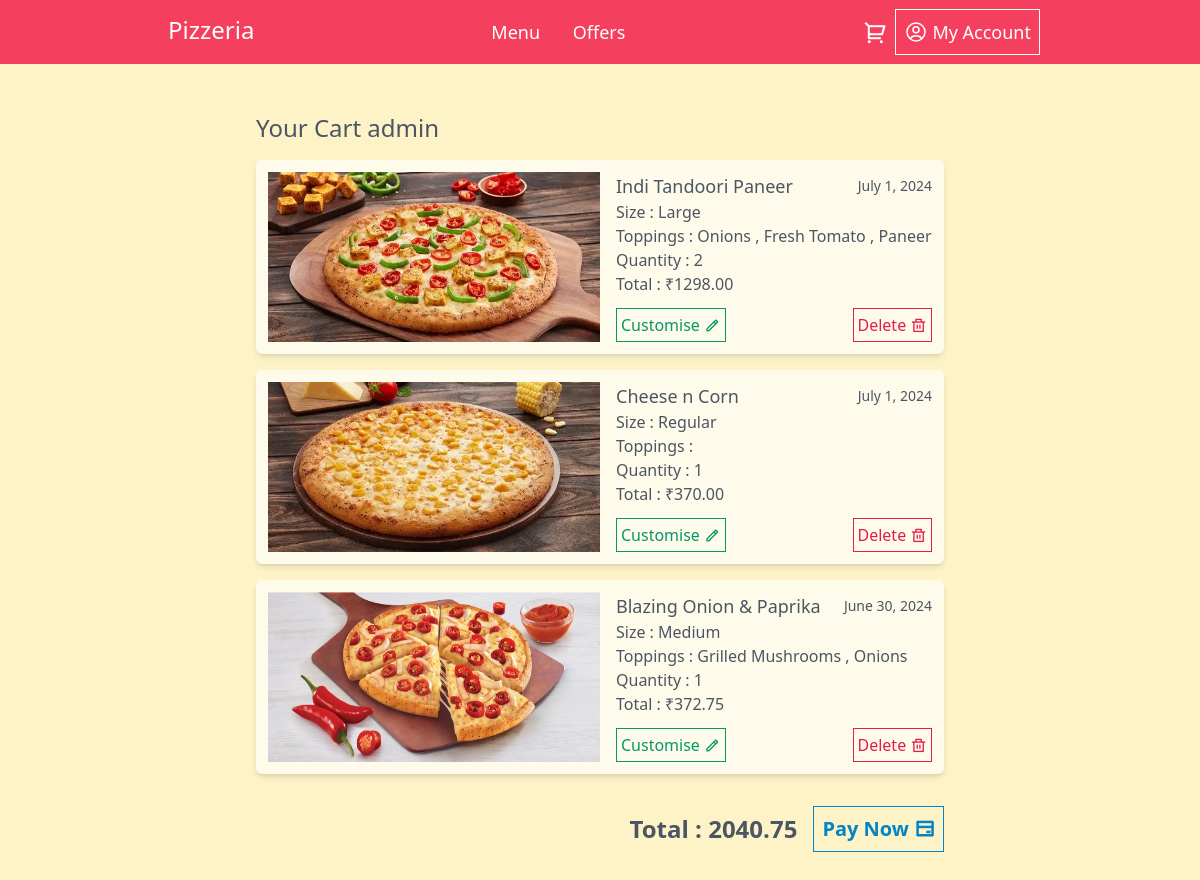
The page /cart_view/ (signed in) on the database as committed earlier.
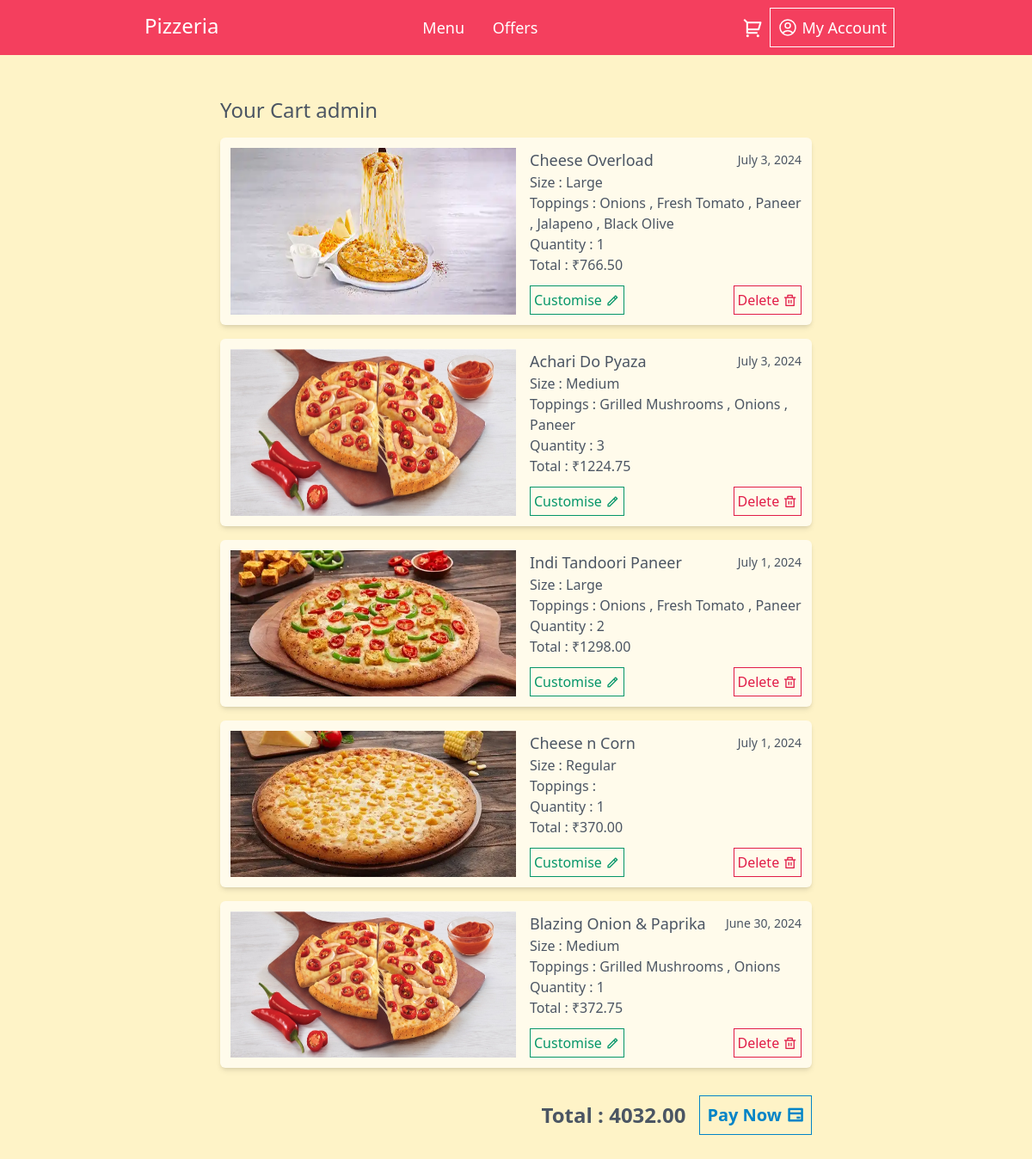
The same page on the database as committed later.
### orders/models.py (models this page shows)
class BaseModel(models.Model):
    uid = models.UUIDField(default=uuid.uuid4, editable=False, primary_key=True)
    created_at = models.DateTimeField(default=timezone.now)
    updated_at = models.DateTimeField(default=timezone.now)
    class Meta:
        abstract = True

class OrderItem(BaseModel):
    order = models.ForeignKey(CustomerOrder, related_name='items', on_delete=models.CASCADE)
    pizza = models.ForeignKey(Pizza, on_delete=models.CASCADE)
    size = models.ForeignKey(Size, on_delete=models.CASCADE)
    topping = models.ManyToManyField(Topping, blank=True)
    quantity = models.PositiveIntegerField()
    price = models.DecimalField(max_digits=7, decimal_places=2)

class Pizza(BaseModel):
    CATEGORY_CHOICE = [
        ('Veg', 'Veg'), ('Non-Veg', 'Non-Veg')
    ]
    name = models.CharField(max_length=100)
    description = models.TextField()
    pizza_image = models.ImageField(upload_to="pizza_image/", null=True)
    category = models.CharField(max_length=20, choices=CATEGORY_CHOICE)
    price = models.DecimalField(max_digits=6, decimal_places=2)
    available = models.BooleanField(default=True)

class Size(BaseModel):
    size = models.CharField(max_length=20)
    slices = models.PositiveIntegerField(null=True)
    price = models.DecimalField(max_digits=5, decimal_places=2)

class Topping(models.Model):
    CATEGORY_CHOICE = [
        ('Veg', 'Veg'), ('Non-Veg', 'Non-Veg')
    ]
    topping_name = models.CharField(max_length=100)
    price = models.DecimalField(max_digits=5, decimal_places=2)
    category = models.CharField(max_length=20, choices=CATEGORY_CHOICE, null=True)

class CustomerOrder(BaseModel):
    STATUS_CHOICES = [
        ('Pending', 'Pending'), ('Completed', 'Completed')
    ]
    user = models.ForeignKey(User, null=True, blank=True, on_delete=models.SET_NULL)
    status = models.CharField(max_length=20, choices=STATUS_CHOICES, default='Pending')
    payment_request_id = models.CharField(max_length=255, blank=True, null=True)
    item_in_cart = models.IntegerField(blank=True, null=True)
    total_amount = models.DecimalField(max_digits=8, decimal_places=2, null=True)

### orders/views.py (the view)
# urls.py: path('cart_view/', cart_view, name='cart_view'),
def cart_view(request):
    customer_orders = CustomerOrder.objects.filter(user = request.user, status = 'Pending').first()
    order_count = OrderItem.objects.filter(order=customer_orders).count()
    select_size = Size.objects.all()
    select_veg_top = Topping.objects.filter(category='Veg')
    select_non_top = Topping.objects.filter(category='Non-Veg')
    if customer_orders:
        items = OrderItem.objects.filter(order = customer_orders).order_by('-created_at')
        order_total = sum(item.price for item in items)
        customer_orders.total_amount = order_total
        customer_orders.item_in_cart = order_count
        customer_orders.save()
    else:
        items = []
        order_total = 0
    return render(request, 'cart.html', {'items':items, 'order_total':order_total, 'select_size':select_size, 'select_veg_top':select_veg_top, 'select_non_top':select_non_top})

### templates/cart.html (shortened to what this page needs)
{% extends 'base.html' %}
{% block main %}
<div class="lg:mx-56">
    <h2 class="text-2xl font-medium text-gray-600">Your Cart {{ request.user }}</h2>
    {% if items %}
        {% for item in items %}
            <div class="bg-amber-50 p-3 rounded-md my-4 shadow-md">
                <div class="grid md:grid-cols-2 space-x-4">
                    <div class="">
                        <img src="{{ item.pizza.pizza_image.url }}" class="h-full w-full" alt="">
                    </div>
                    <div class="mt-2 md:my-0">
                        <div class="text-gray-600 font-medium">
                            <div class="flex items-center justify-between">
                                <h3 class="text-lg">{{ item.pizza.name }}</h3>
                                <h3 class="text-sm">{{ item.created_at|date:"F j, Y"}}</h3>
                            </div>
                            <div id="saved-{{item.uid}}" class="">
                                <h3>Size : {{ item.size.size }}</h3>
                                <h3>Toppings :
                                    {% for top in item.topping.all %}
                                        {{ top.topping_name }}
                                        {% if not forloop.last %}, {% endif %}
                                    {% endfor %}
                                </h3>
                                <h3>Quantity : {{ item.quantity }}</h3>
                                <h3>Total : ₹{{ item.price }}</h3>
                            </div>
                        </div>
                        <div class="mt-3 flex items-center justify-between">
                            <a href="{% url 'customize_cart' item.uid %}" id="customizeBtn-{{item.uid}}" class="border p-1 border-emerald-600 text-emerald-600 hover:bg-emerald-600 hover:text-white" >Customise <i class="ri-pencil-line"></i> </a>
                            <a href="{% url 'delete_cart_item' item.uid %}" class="border p-1 border-rose-600 text-rose-600 hover:bg-rose-600 hover:text-white" >Delete <i class="ri-delete-bin-line"></i> </a>
                        </div>
                    </div>
                </div>
            </div>
            {% endfor %}
            <div class="flex items-center float-right space-x-4 mt-4 mb-10">
                <h2 class="text-2xl font-bold text-gray-600">Total : {{ order_total }}</h2>
                <a href="{% url 'order_payment' %}" class="border p-2 text-xl font-semibold border-sky-600 text-sky-600 hover:bg-sky-600 hover:text-white" >Pay Now <i class="ri-bank-card-line"></i> </a>
            </div>
    {% else %}
        <h2>No items in the cart</h2>
    {% endif %}
</div>
{% endblock %}

### theme/templates/base.html (shortened to what this page needs)
{% load static tailwind_tags %}
<!DOCTYPE html>
<html lang="en">
	<head>
		<link href="https://cdn.jsdelivr.net/npm/remixicon@4.3.0/fonts/remixicon.css" rel="stylesheet"/>
		{% tailwind_css %}
	</head>
	<body class="bg-amber-100">
		<nav class="bg-rose-500 flex items-center justify-between h-16 px-3 md:px-20 lg:px-40 md:text-xl text-white">
			<div class="left flex">
				<a href="{% url 'index' %}"><h4 class="hidden lg:block ml-2 text-2xl font-medium">Pizzeria</h4></a>
			</div>
			<div class="middle text-base md:text-lg space-x-2 md:space-x-7">
				<a href="{% url 'index' %}">Menu</a>
				<a href="">Offers</a>
			</div>
			<div class="right">
				{% if request.user.is_authenticated %}
				    <div class="flex items-center">
						<a href="{% url 'cart_view' %}" class="text-xl md:text-2xl"><i class="ri-shopping-cart-2-line"></i></a>
						<a href="{% url 'user_account' %}"><button class="ml-2 text-sm md:text-lg flex items-center border p-1 md:p-2 gap-1 border-white hover:bg-amber-400">
							My Account
						</button></a>
					</div>
				{% endif %}
			</div>
		</nav>
		<main class="p-4 md:p-8 my-4">
			{% block main %}  {% endblock %}
		</main>
	</body>
</html>

Rows that differ between the two databases and show on the page:
added OrderItem: pizza.pizza_image (picture), pizza.name "Cheese Overload", created_at "July 3, 2024", size.size "Large", quantity "1", price "766.50", Topping (topping_name "Onions"), Topping (topping_name "Fresh Tomato"), Topping (topping_name "Paneer")
now on this page (row unchanged): Topping: topping_name "Jalapeno", shown under "Cheese Overload"
now on this page (row unchanged): Topping: topping_name "Black Olive", shown under "Cheese Overload"
added OrderItem: pizza.pizza_image (picture), pizza.name "Achari Do Pyaza", created_at "July 3, 2024", size.size "Medium", quantity "3", price "1224.75", Topping (topping_name "Grilled Mushrooms"), Topping (topping_name "Onions"), Topping (topping_name "Paneer")
changed CustomerOrder: total_amount "2040.75" → "4032.00"
